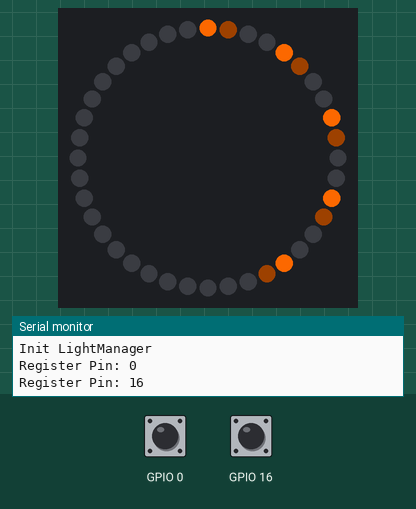
Recording of a program running on a simulated ESP32. Parts: 40 RGB LEDs in a ring, first at the top, clockwise, the last lines printed to the serial monitor. The inputs (shaded band) are chosen by the test bench; at power-on: GPIO 16 HIGH, GPIO 0 HIGH. Dim RGB values are drawn brighter than linear; random numbers use the default seed unless the program sets one.

Above: at 1.2 s.
1.3 s: GPIO 16 pulled LOW for 0.15 s
2.0 s: GPIO 16 pulled LOW for 1 s
At 2.58 s:
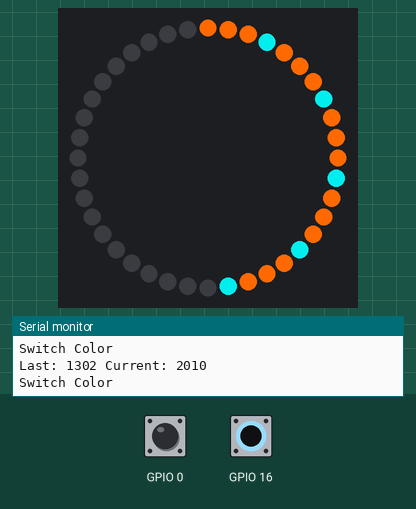
3.6 s: GPIO 16 pulled LOW for 0.15 s
4.3 s: GPIO 16 pulled LOW for 3.2 s
At 5.1 s:
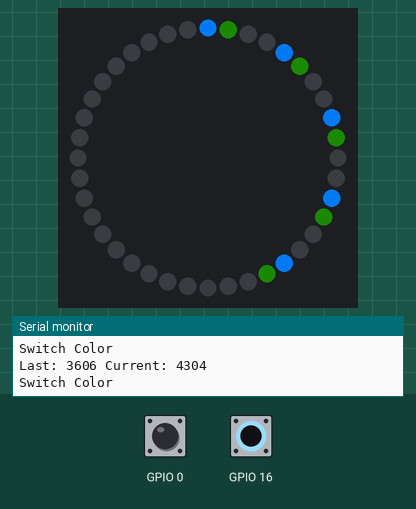
8.1 s: GPIO 0 pulled LOW for 0.15 s
At 8.54 s:
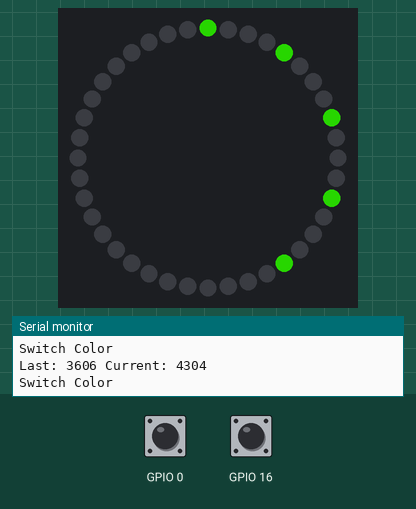
8.8 s: GPIO 0 pulled LOW for 1 s
At 10.23 s:
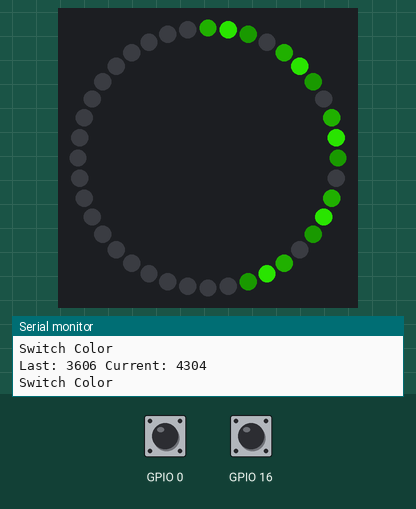
Timing chart, 0 to 11.4 s (numbered marks = the images above; inputs shaded):
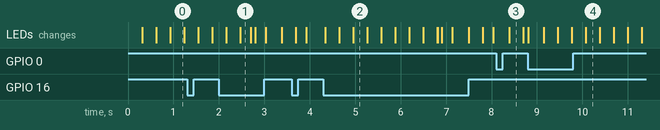

The program:

main.cpp
```cpp
#pragma warning( disable : 4507 34; once : 4385; error : 164 )

#include "Manager/ButterflyManager.cpp"

ButterflyManager *butterflyManager = ButterflyManager::getInstance();

void setup()
{
  Serial.begin(9600);

  while (!Serial)
  {
    ;
  } // wait for serial port to connect

  butterflyManager->init();
}

void loop()
{
  butterflyManager->update();
  delay(10);
}
```

AllPulseAnimationMode.cpp
```cpp
#include "AnimationModeBase.cpp"
#include "../Manager/LightManager.cpp"

using namespace std;

class AllPulseAnimationMode : public AnimationModeBase
{

private:
public:
    void initForTrigger() override
    {

        addTrigger(0, [&]()
                    {
                        lightManager->setAllLightsToColor(_colorTransparent);
                    });

        addTrigger(100, [&]()
                    {
                        lightManager->startSingleFadeAnimation(_ledRing1, _colorTransparent, getCurrentColor(), 1000);
                    });

        addTrigger(600, [&]()
                    {
                        lightManager->startSingleFadeAnimation(_ledRing2, _colorTransparent, getCurrentColor(), 1000);
                    });

        addTrigger(1200, [&]()
                    {
                        lightManager->startSingleFadeAnimation(_ledRing3, _colorTransparent, getCurrentColor(), 1000);
                    });

        addTrigger(1800, [&]()
                    {
                        lightManager->startSingleFadeAnimation(_ledRing4, _colorTransparent, getCurrentColor(), 1000);
                    });

        addTrigger(3000, [&]()
                    {
                        lightManager->startSingleFadeAnimationForAllLeds(nullptr, _colorTransparent, 1000);
                    });

        addTrigger(4100, [&]()
                    {
                        // Serial.println((String) "Reset after: " + _deltaTime + "ms");
                        start();
                    });
    };
};
```

AnimationModeBase.cpp
```cpp
#pragma once

#include <Arduino.h>
#include <vector>
#include "../Manager/LightManager.cpp"
#include "../Util/Nullable.cpp"

using namespace std;

struct AnimationTrigger
{
    uint32_t startTime;
    function<void()> triggerFunction;
    uint32_t intervalTime;
};

class AnimationModeBase
{


private:
    std::vector<AnimationTrigger> _triggerList;
    std::vector<AnimationTrigger> _intervalList;


protected:
    LightManager *lightManager = LightManager::getInstance();
    RgbColor _colorTransparent;
    Nullable<RgbColor> _currentColor = nullptr;
    uint32_t _startTime;
    uint32_t _deltaTime;

    vector<uint16_t> _ledRing1 = {0, 4, 8, 12, 16};
    vector<uint16_t> _ledRing2 = {1, 5, 9, 13, 17};
    vector<uint16_t> _ledRing3 = {2, 6, 10, 14, 18};
    vector<uint16_t> _ledRing4 = {3, 7, 11, 15, 19};

public:
    void start()
    {
        lightManager->stopAllAnimations();
        _startTime = millis();

        initForTrigger();
    }

    void update()
    {
        _deltaTime = millis() - _startTime;

        for (size_t i = 0; i < _triggerList.size(); i++)
        {
            AnimationTrigger currentTrigger = _triggerList[i];
            if (currentTrigger.intervalTime > 0)
            {
                // is interval
                uint32_t checkTime = currentTrigger.startTime;
                if (checkTime <= _deltaTime)
                {
                    currentTrigger.startTime = currentTrigger.startTime + currentTrigger.intervalTime;
                    currentTrigger.triggerFunction();
                    _triggerList[i] = currentTrigger;
                    break;
                }
            }
            else
            {
                // normal trigger
                if (currentTrigger.startTime <= _deltaTime)
                {
                    currentTrigger.triggerFunction();
                    _triggerList.erase(_triggerList.begin() + i);
                    break;
                }
            }
        }
    }

    void addTrigger(uint32_t startTime, function<void()> triggerFunction)
    {
        // Serial.println((String) "Add Trigger for: " + startTime);
        _triggerList.push_back({startTime, triggerFunction});
    }

    void addInterval(uint32_t startTime, uint32_t intervalTime, function<void()> triggerFunction)
    {
        // Serial.println((String) "Add Trigger for: " + startTime);
        _triggerList.push_back({startTime, triggerFunction, intervalTime});
    }

    void setColor(Nullable<RgbColor> color)
    {
        _currentColor = color;
    }

    RgbColor getCurrentColor()
    {
        if (_currentColor == nullptr)
        {
            setNextRandomColor();
        }
        return _currentColor.Value;
    }

    void setNextRandomColor()
    {
        _currentColor = lightManager->getRandomColor();
    }

    virtual void initForTrigger(){};

    virtual void updateAnimation(uint32_t currentLifetimeMs){};
};
```

FadeCircleAnimationMode.cpp
```cpp
#include "AnimationModeBase.cpp"
#include "../Manager/LightManager.cpp"
#include <vector>

using namespace std;

class FadeCircleAnimationMode : public AnimationModeBase
{

private:
    const vector<uint16_t> _ledArm1 = {0, 1, 2, 3};
    const vector<uint16_t> _ledArm2 = {4, 5, 6, 7};
    const vector<uint16_t> _ledArm3 = {8, 9, 10, 11};
    const vector<uint16_t> _ledArm4 = {12, 13, 14, 15};
    const vector<uint16_t> _ledArm5 = {16, 17, 18, 19};

    const vector<vector<uint16_t>> _armList = {_ledArm1, _ledArm2, _ledArm3, _ledArm4, _ledArm5};

    uint32_t circleLifetime = 2000;
    uint32_t activateAfterTime = circleLifetime / 5;
    uint32_t fadeInTime = activateAfterTime;

    void activateArm(unsigned int ledArm)
    {
        uint16_t firstPin = _armList[ledArm][0];
        lightManager->startSingleFadeAnimation(_armList[ledArm], lightManager->getPixelColor(firstPin), getCurrentColor(), fadeInTime);
    }

    void deactivateArm(unsigned int ledArm)
    {
        uint16_t firstPin = _armList[ledArm][0];
        lightManager->startSingleFadeAnimation(_armList[ledArm], lightManager->getPixelColor(firstPin), _colorTransparent, fadeInTime * 3, NeoEase::Linear);
    }

public:
    void initForTrigger() override
    {
        addTrigger(0, [&]()
                   { lightManager->setAllLightsToColor(_colorTransparent); });

        for (size_t i = 0; i < 5; i++)
        {
            uint32_t starTime = 100 + (i * activateAfterTime);
            addInterval(starTime, circleLifetime, [=]()
                        { activateArm(i); });
            addInterval(starTime + fadeInTime + 5, circleLifetime, [=]()
                        { deactivateArm(i); });
        }
    };
};
```

FadeRingAnimationMode.cpp
```cpp
#include "AnimationModeBase.cpp"
#include "../Manager/LightManager.cpp"

using namespace std;

class FadeRingAnimationMode : public AnimationModeBase
{

private:
    const vector<vector<uint16_t>> _allRings = {_ledRing1, _ledRing2, _ledRing3, _ledRing4};

    uint32_t circleLifetime;
    uint32_t activateAfterTime;
    uint32_t fadeInTime;

    void activateRing(unsigned int ledRing)
    {
        uint16_t firstPin = _allRings[ledRing][0];
        lightManager->startSingleFadeAnimation(_allRings[ledRing], lightManager->getPixelColor(firstPin), getCurrentColor(), fadeInTime);
    }

    void deactivateRing(unsigned int ledRing)
    {
        uint16_t firstPin = _allRings[ledRing][0];
        lightManager->startSingleFadeAnimation(_allRings[ledRing], lightManager->getPixelColor(firstPin), _colorTransparent, fadeInTime * 2, NeoEase::Linear);
    }

public:
    FadeRingAnimationMode(uint32_t lifetimeInMs = 1300) : AnimationModeBase()
    {
        circleLifetime = lifetimeInMs;
        activateAfterTime = circleLifetime / 5;
        fadeInTime = activateAfterTime;
    }

    void setLifeTimeInMs(uint32_t lifetimeInMs = 1300)
    {
        circleLifetime = lifetimeInMs;
        activateAfterTime = circleLifetime / 5;
        fadeInTime = activateAfterTime;
    }

    void initForTrigger() override
    {
        addTrigger(0, [&]()
                   { lightManager->setAllLightsToColor(_colorTransparent); });

        for (size_t i = 0; i < 4; i++)
        {
            uint32_t starTime = 100 + (i * activateAfterTime);
            addTrigger(starTime, [=]()
                       { activateRing(i); });

            uint32_t fadeOutTime = circleLifetime - ((4 - i) * fadeInTime);
            addTrigger(fadeOutTime, [=]()
                       { deactivateRing(i); });
        }

        addTrigger(circleLifetime + fadeInTime, [&]()
                   { start(); });
    };
};
```

ButterflyManager.cpp
```cpp
#pragma once

#include <Arduino.h>
#include <vector>
#include "LightManager.cpp"
#include "ButtonManager.cpp"
#include "../Animation/AnimationModeBase.cpp"
#include "../Animation/AllPulseAnimationMode.cpp"
#include "../Animation/FadeCircleAnimationMode.cpp"
#include "../Animation/FadeRingAnimationMode.cpp"

using namespace std;

class ButterflyManager
{

private:
    ButterflyManager() = default;

    LightManager *lightManager = LightManager::getInstance();
    ButtonManager *buttonManager = ButtonManager::getInstance();

    vector<AnimationModeBase *> _allAnimations {new AllPulseAnimationMode(), new FadeRingAnimationMode(), new FadeRingAnimationMode(2500), new FadeCircleAnimationMode()};

    uint8_t _brightness = 255;
    Nullable<RgbColor> _currentColor = nullptr;
    uint8_t _currentAnimationIndex = 0;

    AnimationModeBase *_currentAnimationMode = NULL;

    bool _isRandomColorMode = false;
    RgbColor _randomColorStartColor;
    Nullable<RgbColor> _randomColorNextColor = nullptr;
    float _randomColorModeProgress;

    ulong _lastColorChangedPushed = 0;

public:
    static ButterflyManager *getInstance()
    {
        static ButterflyManager instance;
        return &instance;
    }

    void init()
    {
        lightManager->init();

        buttonManager->registerButtonPushedEvent(0, [&]()
                                                 { switchMode(); });

        buttonManager->registerButtonPushedEvent(16, [&]()
                                                 { switchColor(); });

        _currentColor = lightManager->getRandomColor();
        startAnimation();
    }

    void update()
    {
        buttonManager->update();

        handleRandomColorMode();

        if (_currentAnimationMode)
        {
            _currentAnimationMode->update();
        }

        lightManager->update();
    }

    void handleRandomColorMode()
    {
        if (_isRandomColorMode)
        {
            // reset transition if no next color available
            if (_randomColorNextColor == nullptr)
            {
                _randomColorStartColor = _currentColor.Value;
                _randomColorModeProgress = 0;
                RgbColor nextColor = lightManager->getRandomColor();
                _randomColorNextColor = nextColor;
            }

            _currentColor = RgbColor::LinearBlend(_randomColorStartColor, _randomColorNextColor.Value, _randomColorModeProgress).Dim(_brightness);
            _randomColorModeProgress += 0.01;

            if (_randomColorModeProgress >= 1)
            {
                _randomColorNextColor = nullptr;
            }

            if (_currentAnimationMode)
            {
                _currentAnimationMode->setColor(_currentColor);
            }
        }
    }

    void switchMode()
    {
        _currentAnimationIndex++;
        if (_currentAnimationIndex > _allAnimations.size() - 1)
        {
            _currentAnimationIndex = 0;
        }
        startAnimation();
    }

    void switchColor()
    {
        Serial.println((String)"Last: " + _lastColorChangedPushed + " Current: " + millis());
        if (_lastColorChangedPushed + 600 > millis())
        {
            Serial.println("Switch Color to Random");
            updateCurrentColor("#");
        }
        else
        {
            Serial.println("Switch Color");
            _isRandomColorMode = false;
            _currentColor = lightManager->getRandomColor();
            if (_currentAnimationMode)
            {
                _currentAnimationMode->setColor(_currentColor);
            }
        }

        _lastColorChangedPushed = millis();
    }

    void updateCurrentColor(String newColor)
    {
        _isRandomColorMode = newColor == "#";
        Serial.println((String) "New Color: " + (!_isRandomColorMode ? newColor : "Random"));

        if (_isRandomColorMode)
        {
            _randomColorNextColor = nullptr;
            return;
        }
        else
        {
            HtmlColor col = HtmlColor();
            col.Parse<HtmlColorNames>(newColor);
            _currentColor = RgbColor(col).Dim(_brightness);
        }

        if (_currentAnimationMode)
        {
            _currentAnimationMode->setColor(_currentColor);
        }
    }

    void startAnimation()
    {
        _currentAnimationMode = _allAnimations[_currentAnimationIndex];
        _currentAnimationMode->setColor(_currentColor);
        _currentAnimationMode->start();
    }
};
```

ButtonManager.cpp
```cpp
#pragma once

#include <Arduino.h>
#include <map>

using namespace std;

struct ButtonPushState
{
    int pin;
    int lastState;
    function<void ()> pushedFunction;
};

class ButtonManager
{

private:
    ButtonManager() = default;

    std::map<int, ButtonPushState> _states;

public:
    static ButtonManager *getInstance()
    {
        static ButtonManager instance;
        return &instance;
    }

    void update()
    {
        for (std::map<int, ButtonPushState>::iterator it = _states.begin(); it != _states.end(); ++it)
        {
            int currentState = digitalRead(it->second.pin);

            if (it->second.lastState == HIGH && currentState == LOW)
            {
                it->second.pushedFunction();
            }

            it->second.lastState = currentState;
        }
    }

    void registerButtonPushedEvent(int pin, function<void ()> pushedFunction)
    {
        Serial.println((String) "Register Pin: " + pin);

        pinMode(pin, INPUT_PULLUP);
        _states[pin] = {pin, 0, pushedFunction};
    }
};
```

Source omitted: LightManager.cpp (6967 bytes), Nullable.cpp (6826 bytes)
